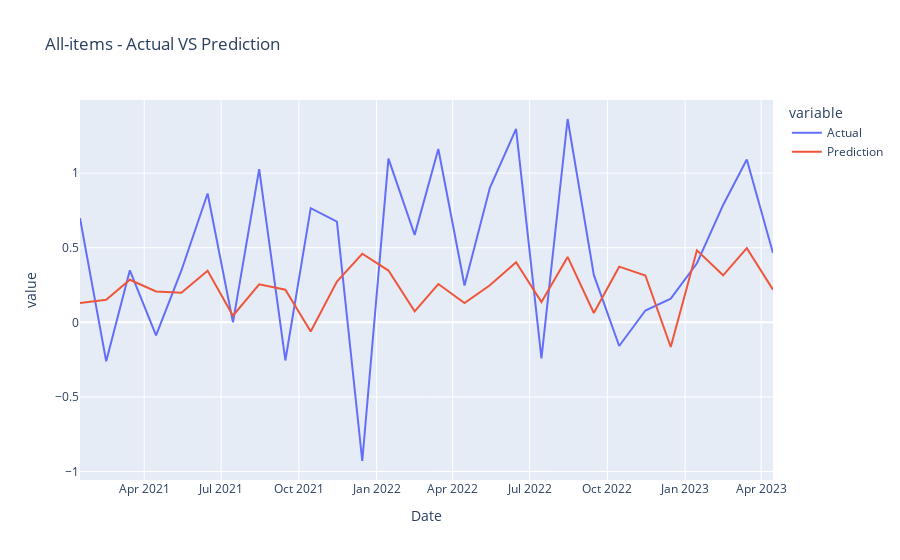
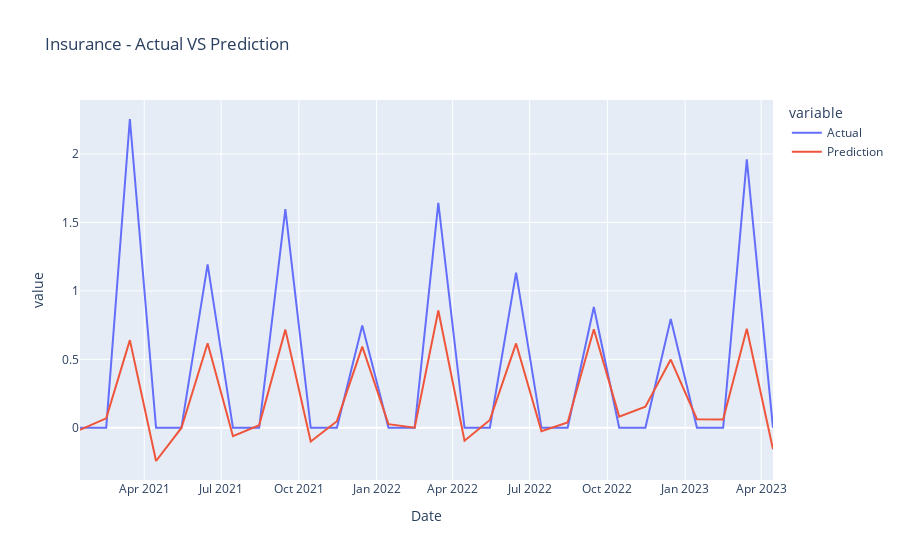
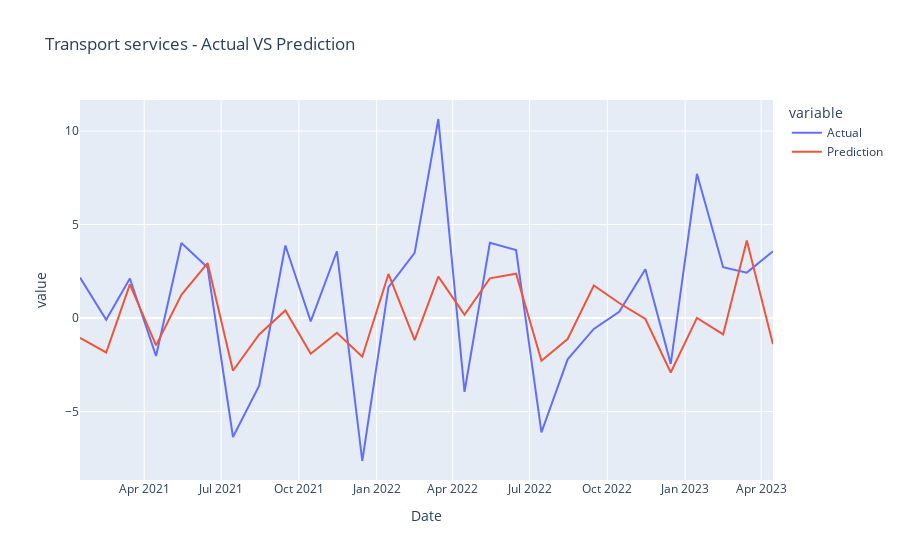
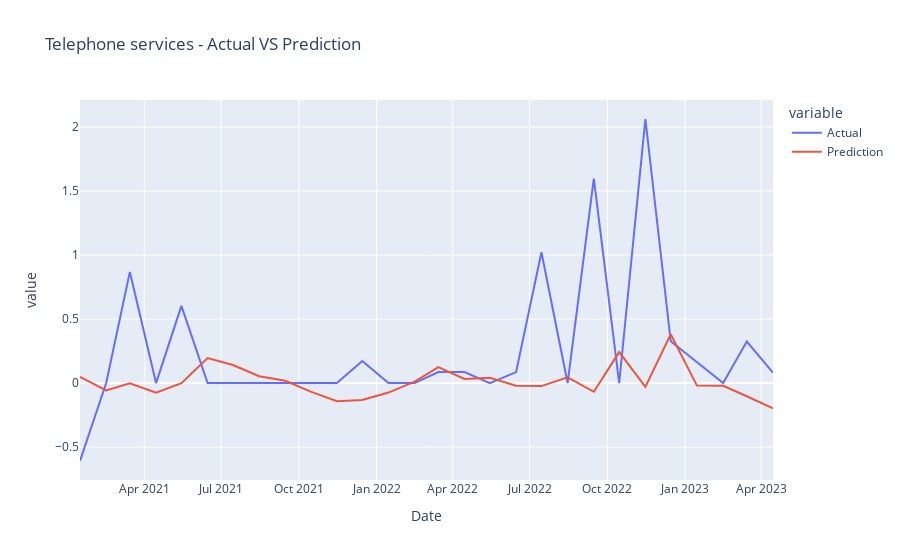

Notebook code for these charts, in order:
### Markdown cell above
Plot Results:

### Code cell
def plot_results(all_data_dict, categories):
    category_samples = ['All-items']+random.sample(categories, 10)
    for category in category_samples:
        category_df = all_data_dict[category]
        fig = px.line(category_df, x="Date", y=["Actual", "Prediction"], title=f'{category} - Actual VS Prediction')
        fig.show()

plot_results(all_data_test_dict, all_categories)

### Figure 1 — Plotly figure (JSON) as saved in the notebook; plotly's stock layout.template omitted (floating-point values rounded to 4 significant figures)
{"data": [{"hovertemplate": "variable=Actual<br>Date=%{x}<br>value=%{y}<extra></extra>", "legendgroup": "Actual", "line": {"color": "#636efa", "dash": "solid"}, "marker": {"symbol": "circle"}, "mode": "lines", "name": "Actual", "orientation": "v", "showlegend": true, "type": "scatter", "x": ["2021-01-15", "2021-02-15", "2021-03-15", "2021-04-15", "2021-05-15", "2021-06-15", "2021-07-15", "2021-08-15", "2021-09-15", "2021-10-15", "2021-11-15", "2021-12-15", "2022-01-15", "2022-02-15", "2022-03-15", "2022-04-15", "2022-05-15", "2022-06-15", "2022-07-15", "2022-08-15", "2022-09-15", "2022-10-15", "2022-11-15", "2022-12-15", "2023-01-15", "2023-02-15", "2023-03-15", "2023-04-15"], "xaxis": "x", "y": [0.6987, -0.2614, 0.3484, -0.08699, 0.3475, 0.8636, 0, 1.027, -0.2556, 0.765, 0.6751, -0.9295, 1.098, 0.586, 1.162, 0.2472, 0.9013, 1.297, -0.2418, 1.363, 0.318, -0.1589, 0.07946, 0.1587, 0.3957, 0.7868, 1.091, 0.464], "yaxis": "y"}, {"hovertemplate": "variable=Prediction<br>Date=%{x}<br>value=%{y}<extra></extra>", "legendgroup": "Prediction", "line": {"color": "#EF553B", "dash": "solid"}, "marker": {"symbol": "circle"}, "mode": "lines", "name": "Prediction", "orientation": "v", "showlegend": true, "type": "scatter", "x": ["2021-01-15", "2021-02-15", "2021-03-15", "2021-04-15", "2021-05-15", "2021-06-15", "2021-07-15", "2021-08-15", "2021-09-15", "2021-10-15", "2021-11-15", "2021-12-15", "2022-01-15", "2022-02-15", "2022-03-15", "2022-04-15", "2022-05-15", "2022-06-15", "2022-07-15", "2022-08-15", "2022-09-15", "2022-10-15", "2022-11-15", "2022-12-15", "2023-01-15", "2023-02-15", "2023-03-15", "2023-04-15"], "xaxis": "x", "y": [0.1291, 0.1512, 0.2854, 0.2066, 0.1987, 0.3457, 0.04399, 0.2546, 0.2183, -0.06167, 0.2729, 0.4597, 0.3471, 0.07384, 0.2569, 0.1287, 0.2485, 0.4029, 0.1356, 0.4385, 0.06269, 0.3731, 0.314, -0.1651, 0.4826, 0.315, 0.4974, 0.2191], "yaxis": "y"}], "layout": {"legend": {"title": {"text": "variable"}, "tracegroupgap": 0}, "title": {"text": "All-items - Actual VS Prediction"}, "xaxis": {"anchor": "y", "domain": [0, 1], "title": {"text": "Date"}}, "yaxis": {"anchor": "x", "domain": [0, 1], "title": {"text": "value"}}}}

### Figure 2 — Plotly figure (JSON) as saved in the notebook; plotly's stock layout.template omitted (floating-point values rounded to 4 significant figures)
{"data": [{"hovertemplate": "variable=Actual<br>Date=%{x}<br>value=%{y}<extra></extra>", "legendgroup": "Actual", "line": {"color": "#636efa", "dash": "solid"}, "marker": {"symbol": "circle"}, "mode": "lines", "name": "Actual", "orientation": "v", "showlegend": true, "type": "scatter", "x": ["2021-01-15", "2021-02-15", "2021-03-15", "2021-04-15", "2021-05-15", "2021-06-15", "2021-07-15", "2021-08-15", "2021-09-15", "2021-10-15", "2021-11-15", "2021-12-15", "2022-01-15", "2022-02-15", "2022-03-15", "2022-04-15", "2022-05-15", "2022-06-15", "2022-07-15", "2022-08-15", "2022-09-15", "2022-10-15", "2022-11-15", "2022-12-15", "2023-01-15", "2023-02-15", "2023-03-15", "2023-04-15"], "xaxis": "x", "y": [0, 0, 2.255, 0, 0, 1.194, 0, 0, 1.597, 0, 0, 0.7478, 0, 0, 1.642, 0, 0, 1.134, 0, 0, 0.8818, 0, 0, 0.7949, 0, 0, 1.96, 0], "yaxis": "y"}, {"hovertemplate": "variable=Prediction<br>Date=%{x}<br>value=%{y}<extra></extra>", "legendgroup": "Prediction", "line": {"color": "#EF553B", "dash": "solid"}, "marker": {"symbol": "circle"}, "mode": "lines", "name": "Prediction", "orientation": "v", "showlegend": true, "type": "scatter", "x": ["2021-01-15", "2021-02-15", "2021-03-15", "2021-04-15", "2021-05-15", "2021-06-15", "2021-07-15", "2021-08-15", "2021-09-15", "2021-10-15", "2021-11-15", "2021-12-15", "2022-01-15", "2022-02-15", "2022-03-15", "2022-04-15", "2022-05-15", "2022-06-15", "2022-07-15", "2022-08-15", "2022-09-15", "2022-10-15", "2022-11-15", "2022-12-15", "2023-01-15", "2023-02-15", "2023-03-15", "2023-04-15"], "xaxis": "x", "y": [-0.01435, 0.069, 0.6404, -0.2426, -0.001123, 0.6175, -0.06107, 0.01874, 0.7169, -0.1001, 0.04817, 0.5927, 0.02647, 0.0005395, 0.8565, -0.09428, 0.05743, 0.616, -0.02521, 0.039, 0.7191, 0.0815, 0.1543, 0.4983, 0.06297, 0.06121, 0.7238, -0.1571], "yaxis": "y"}], "layout": {"legend": {"title": {"text": "variable"}, "tracegroupgap": 0}, "title": {"text": "Insurance - Actual VS Prediction"}, "xaxis": {"anchor": "y", "domain": [0, 1], "title": {"text": "Date"}}, "yaxis": {"anchor": "x", "domain": [0, 1], "title": {"text": "value"}}}}

### Figure 3 — Plotly figure (JSON) as saved in the notebook; plotly's stock layout.template omitted (floating-point values rounded to 4 significant figures)
{"data": [{"hovertemplate": "variable=Actual<br>Date=%{x}<br>value=%{y}<extra></extra>", "legendgroup": "Actual", "line": {"color": "#636efa", "dash": "solid"}, "marker": {"symbol": "circle"}, "mode": "lines", "name": "Actual", "orientation": "v", "showlegend": true, "type": "scatter", "x": ["2021-01-15", "2021-02-15", "2021-03-15", "2021-04-15", "2021-05-15", "2021-06-15", "2021-07-15", "2021-08-15", "2021-09-15", "2021-10-15", "2021-11-15", "2021-12-15", "2022-01-15", "2022-02-15", "2022-03-15", "2022-04-15", "2022-05-15", "2022-06-15", "2022-07-15", "2022-08-15", "2022-09-15", "2022-10-15", "2022-11-15", "2022-12-15", "2023-01-15", "2023-02-15", "2023-03-15", "2023-04-15"], "xaxis": "x", "y": [2.16, -0.08909, 2.116, -2.027, 4.015, 2.701, -6.36, -3.614, 3.88, -0.1771, 3.57, -7.641, 1.648, 3.481, 10.64, -3.941, 4.02, 3.637, -6.11, -2.205, -0.5797, 0.3317, 2.615, -2.449, 7.711, 2.717, 2.427, 3.569], "yaxis": "y"}, {"hovertemplate": "variable=Prediction<br>Date=%{x}<br>value=%{y}<extra></extra>", "legendgroup": "Prediction", "line": {"color": "#EF553B", "dash": "solid"}, "marker": {"symbol": "circle"}, "mode": "lines", "name": "Prediction", "orientation": "v", "showlegend": true, "type": "scatter", "x": ["2021-01-15", "2021-02-15", "2021-03-15", "2021-04-15", "2021-05-15", "2021-06-15", "2021-07-15", "2021-08-15", "2021-09-15", "2021-10-15", "2021-11-15", "2021-12-15", "2022-01-15", "2022-02-15", "2022-03-15", "2022-04-15", "2022-05-15", "2022-06-15", "2022-07-15", "2022-08-15", "2022-09-15", "2022-10-15", "2022-11-15", "2022-12-15", "2023-01-15", "2023-02-15", "2023-03-15", "2023-04-15"], "xaxis": "x", "y": [-1.055, -1.841, 1.802, -1.463, 1.245, 2.939, -2.818, -0.8783, 0.4102, -1.904, -0.7886, -2.069, 2.358, -1.176, 2.214, 0.1744, 2.121, 2.369, -2.283, -1.121, 1.742, 0.8047, -0.05041, -2.908, 0.006267, -0.8751, 4.148, -1.4], "yaxis": "y"}], "layout": {"legend": {"title": {"text": "variable"}, "tracegroupgap": 0}, "title": {"text": "Transport services - Actual VS Prediction"}, "xaxis": {"anchor": "y", "domain": [0, 1], "title": {"text": "Date"}}, "yaxis": {"anchor": "x", "domain": [0, 1], "title": {"text": "value"}}}}

### Figure 4 — Plotly figure (JSON) as saved in the notebook; plotly's stock layout.template omitted (floating-point values rounded to 4 significant figures)
{"data": [{"hovertemplate": "variable=Actual<br>Date=%{x}<br>value=%{y}<extra></extra>", "legendgroup": "Actual", "line": {"color": "#636efa", "dash": "solid"}, "marker": {"symbol": "circle"}, "mode": "lines", "name": "Actual", "orientation": "v", "showlegend": true, "type": "scatter", "x": ["2021-01-15", "2021-02-15", "2021-03-15", "2021-04-15", "2021-05-15", "2021-06-15", "2021-07-15", "2021-08-15", "2021-09-15", "2021-10-15", "2021-11-15", "2021-12-15", "2022-01-15", "2022-02-15", "2022-03-15", "2022-04-15", "2022-05-15", "2022-06-15", "2022-07-15", "2022-08-15", "2022-09-15", "2022-10-15", "2022-11-15", "2022-12-15", "2023-01-15", "2023-02-15", "2023-03-15", "2023-04-15"], "xaxis": "x", "y": [-0.609, 0, 0.8688, 0, 0.6037, 0, 0, 0, 0, 0, 0, 0.1718, 0, 0, 0.0858, 0.08573, 0, 0.08565, 1.022, 0, 1.597, 0, 2.064, 0.3263, 0.1627, 0, 0.3247, 0.081], "yaxis": "y"}, {"hovertemplate": "variable=Prediction<br>Date=%{x}<br>value=%{y}<extra></extra>", "legendgroup": "Prediction", "line": {"color": "#EF553B", "dash": "solid"}, "marker": {"symbol": "circle"}, "mode": "lines", "name": "Prediction", "orientation": "v", "showlegend": true, "type": "scatter", "x": ["2021-01-15", "2021-02-15", "2021-03-15", "2021-04-15", "2021-05-15", "2021-06-15", "2021-07-15", "2021-08-15", "2021-09-15", "2021-10-15", "2021-11-15", "2021-12-15", "2022-01-15", "2022-02-15", "2022-03-15", "2022-04-15", "2022-05-15", "2022-06-15", "2022-07-15", "2022-08-15", "2022-09-15", "2022-10-15", "2022-11-15", "2022-12-15", "2023-01-15", "2023-02-15", "2023-03-15", "2023-04-15"], "xaxis": "x", "y": [0.04747, -0.05796, -0.002097, -0.07437, -0.001177, 0.1951, 0.1412, 0.05353, 0.01834, -0.06662, -0.1419, -0.1328, -0.07405, 0.01132, 0.1253, 0.03229, 0.04133, -0.02094, -0.02369, 0.04511, -0.06814, 0.242, -0.02939, 0.3818, -0.01981, -0.02135, -0.1029, -0.1983], "yaxis": "y"}], "layout": {"legend": {"title": {"text": "variable"}, "tracegroupgap": 0}, "title": {"text": "Telephone services - Actual VS Prediction"}, "xaxis": {"anchor": "y", "domain": [0, 1], "title": {"text": "Date"}}, "yaxis": {"anchor": "x", "domain": [0, 1], "title": {"text": "value"}}}}
